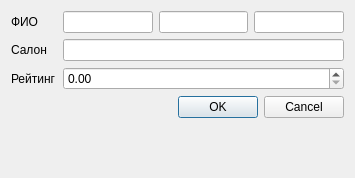
<?xml version="1.0" encoding="UTF-8"?>
<ui version="4.0">
 <class>masters_add_window</class>
 <widget class="QDialog" name="masters_add_window">
  <property name="geometry">
   <rect>
    <x>0</x>
    <y>0</y>
    <width>355</width>
    <height>178</height>
   </rect>
  </property>
  <property name="windowTitle">
   <string>Dialog</string>
  </property>
  <layout class="QFormLayout" name="formLayout">
   <item row="1" column="0">
    <widget class="QLabel" name="label">
     <property name="text">
      <string>ФИО</string>
     </property>
    </widget>
   </item>
   <item row="1" column="1">
    <layout class="QHBoxLayout" name="horizontalLayout">
     <item>
      <widget class="QLineEdit" name="lineEdit_fname"/>
     </item>
     <item>
      <widget class="QLineEdit" name="lineEdit_sname"/>
     </item>
     <item>
      <widget class="QLineEdit" name="lineEdit_thname"/>
     </item>
    </layout>
   </item>
   <item row="3" column="0">
    <widget class="QLabel" name="label_2">
     <property name="text">
      <string>Салон</string>
     </property>
    </widget>
   </item>
   <item row="3" column="1">
    <widget class="QLineEdit" name="lineEdit_salon"/>
   </item>
   <item row="6" column="0" colspan="2">
    <widget class="QDialogButtonBox" name="buttonBox">
     <property name="orientation">
      <enum>Qt::Horizontal</enum>
     </property>
     <property name="standardButtons">
      <set>QDialogButtonBox::Cancel|QDialogButtonBox::Ok</set>
     </property>
    </widget>
   </item>
   <item row="4" column="0">
    <widget class="QLabel" name="label_4">
     <property name="text">
      <string>Рейтинг</string>
     </property>
    </widget>
   </item>
   <item row="4" column="1">
    <widget class="QDoubleSpinBox" name="doubleSpinBox_rating">
     <property name="decimals">
      <number>2</number>
     </property>
     <property name="maximum">
      <double>5.000000000000000</double>
     </property>
     <property name="singleStep">
      <double>0.050000000000000</double>
     </property>
    </widget>
   </item>
  </layout>
 </widget>
 <resources/>
 <connections>
  <connection>
   <sender>buttonBox</sender>
   <signal>accepted()</signal>
   <receiver>masters_add_window</receiver>
   <slot>accept()</slot>
   <hints>
    <hint type="sourcelabel">
     <x>248</x>
     <y>254</y>
    </hint>
    <hint type="destinationlabel">
     <x>157</x>
     <y>274</y>
    </hint>
   </hints>
  </connection>
  <connection>
   <sender>buttonBox</sender>
   <signal>rejected()</signal>
   <receiver>masters_add_window</receiver>
   <slot>reject()</slot>
   <hints>
    <hint type="sourcelabel">
     <x>316</x>
     <y>260</y>
    </hint>
    <hint type="destinationlabel">
     <x>286</x>
     <y>274</y>
    </hint>
   </hints>
  </connection>
 </connections>
</ui>
